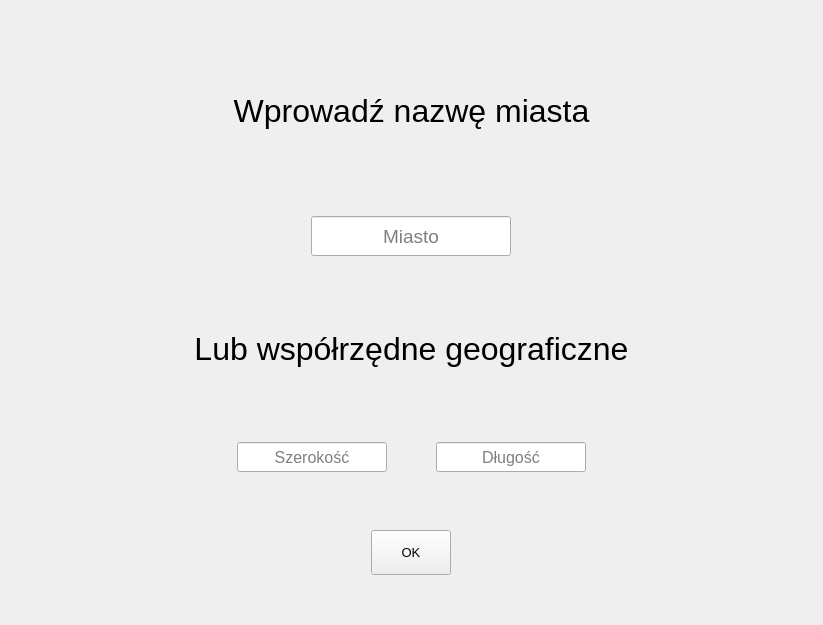
<?xml version="1.0" encoding="UTF-8"?>
<ui version="4.0">
 <class>Form</class>
 <widget class="QWidget" name="Form">
  <property name="geometry">
   <rect>
    <x>0</x>
    <y>0</y>
    <width>823</width>
    <height>625</height>
   </rect>
  </property>
  <property name="windowTitle">
   <string>Form</string>
  </property>
  <layout class="QGridLayout" name="gridLayout">
   <item row="3" column="0">
    <widget class="QLabel" name="label_2">
     <property name="sizePolicy">
      <sizepolicy hsizetype="Preferred" vsizetype="Fixed">
       <horstretch>0</horstretch>
       <verstretch>0</verstretch>
      </sizepolicy>
     </property>
     <property name="minimumSize">
      <size>
       <width>0</width>
       <height>100</height>
      </size>
     </property>
     <property name="font">
      <font>
       <pointsize>24</pointsize>
      </font>
     </property>
     <property name="text">
      <string>Lub współrzędne geograficzne</string>
     </property>
     <property name="alignment">
      <set>Qt::AlignCenter</set>
     </property>
    </widget>
   </item>
   <item row="1" column="0" alignment="Qt::AlignHCenter">
    <widget class="QLineEdit" name="city_edit">
     <property name="sizePolicy">
      <sizepolicy hsizetype="Fixed" vsizetype="Fixed">
       <horstretch>0</horstretch>
       <verstretch>0</verstretch>
      </sizepolicy>
     </property>
     <property name="minimumSize">
      <size>
       <width>200</width>
       <height>40</height>
      </size>
     </property>
     <property name="font">
      <font>
       <pointsize>14</pointsize>
      </font>
     </property>
     <property name="alignment">
      <set>Qt::AlignCenter</set>
     </property>
     <property name="placeholderText">
      <string>Miasto</string>
     </property>
    </widget>
   </item>
   <item row="5" column="0" alignment="Qt::AlignHCenter">
    <widget class="QPushButton" name="pushButton">
     <property name="sizePolicy">
      <sizepolicy hsizetype="Fixed" vsizetype="Fixed">
       <horstretch>0</horstretch>
       <verstretch>0</verstretch>
      </sizepolicy>
     </property>
     <property name="minimumSize">
      <size>
       <width>45</width>
       <height>45</height>
      </size>
     </property>
     <property name="font">
      <font>
       <pointsize>10</pointsize>
      </font>
     </property>
     <property name="text">
      <string>OK</string>
     </property>
    </widget>
   </item>
   <item row="0" column="0">
    <widget class="QLabel" name="label">
     <property name="sizePolicy">
      <sizepolicy hsizetype="Preferred" vsizetype="Fixed">
       <horstretch>0</horstretch>
       <verstretch>0</verstretch>
      </sizepolicy>
     </property>
     <property name="minimumSize">
      <size>
       <width>0</width>
       <height>125</height>
      </size>
     </property>
     <property name="font">
      <font>
       <pointsize>24</pointsize>
      </font>
     </property>
     <property name="text">
      <string>Wprowadź nazwę miasta</string>
     </property>
     <property name="alignment">
      <set>Qt::AlignCenter</set>
     </property>
    </widget>
   </item>
   <item row="4" column="0">
    <layout class="QHBoxLayout" name="horizontalLayout_2" stretch="0,0">
     <property name="spacing">
      <number>6</number>
     </property>
     <property name="sizeConstraint">
      <enum>QLayout::SetDefaultConstraint</enum>
     </property>
     <property name="leftMargin">
      <number>0</number>
     </property>
     <property name="bottomMargin">
      <number>15</number>
     </property>
     <item>
      <widget class="QLineEdit" name="lat_edit">
       <property name="sizePolicy">
        <sizepolicy hsizetype="Fixed" vsizetype="Fixed">
         <horstretch>0</horstretch>
         <verstretch>0</verstretch>
        </sizepolicy>
       </property>
       <property name="minimumSize">
        <size>
         <width>150</width>
         <height>30</height>
        </size>
       </property>
       <property name="font">
        <font>
         <pointsize>12</pointsize>
        </font>
       </property>
       <property name="alignment">
        <set>Qt::AlignCenter</set>
       </property>
       <property name="placeholderText">
        <string>Szerokość</string>
       </property>
      </widget>
     </item>
     <item>
      <widget class="QLineEdit" name="lng_edit">
       <property name="sizePolicy">
        <sizepolicy hsizetype="Fixed" vsizetype="Fixed">
         <horstretch>0</horstretch>
         <verstretch>0</verstretch>
        </sizepolicy>
       </property>
       <property name="minimumSize">
        <size>
         <width>150</width>
         <height>30</height>
        </size>
       </property>
       <property name="font">
        <font>
         <pointsize>12</pointsize>
        </font>
       </property>
       <property name="alignment">
        <set>Qt::AlignCenter</set>
       </property>
       <property name="placeholderText">
        <string>Długość</string>
       </property>
      </widget>
     </item>
    </layout>
   </item>
  </layout>
 </widget>
 <resources/>
 <connections/>
</ui>
